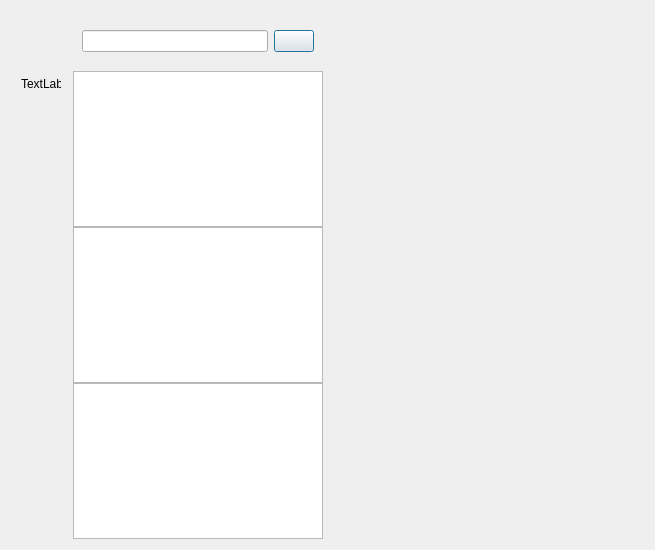
<?xml version="1.0" encoding="UTF-8"?>
<ui version="4.0">
 <class>ChatDialog</class>
 <widget class="QDialog" name="ChatDialog">
  <property name="geometry">
   <rect>
    <x>0</x>
    <y>0</y>
    <width>655</width>
    <height>550</height>
   </rect>
  </property>
  <property name="minimumSize">
   <size>
    <width>600</width>
    <height>350</height>
   </size>
  </property>
  <property name="windowTitle">
   <string>Dialog</string>
  </property>
  <layout class="QHBoxLayout" name="horizontalLayout">
   <item>
    <widget class="QWidget" name="side_bar" native="true">
     <property name="sizePolicy">
      <sizepolicy hsizetype="Fixed" vsizetype="Expanding">
       <horstretch>0</horstretch>
       <verstretch>0</verstretch>
      </sizepolicy>
     </property>
     <property name="minimumSize">
      <size>
       <width>56</width>
       <height>0</height>
      </size>
     </property>
     <property name="maximumSize">
      <size>
       <width>56</width>
       <height>16777215</height>
      </size>
     </property>
     <layout class="QVBoxLayout" name="verticalLayout" stretch="1,2,2,2,1,1,20">
      <property name="spacing">
       <number>7</number>
      </property>
      <property name="leftMargin">
       <number>10</number>
      </property>
      <property name="topMargin">
       <number>30</number>
      </property>
      <property name="rightMargin">
       <number>0</number>
      </property>
      <property name="bottomMargin">
       <number>0</number>
      </property>
      <item>
       <widget class="QWidget" name="widget" native="true">
        <layout class="QVBoxLayout" name="verticalLayout_3">
         <property name="spacing">
          <number>30</number>
         </property>
         <property name="leftMargin">
          <number>0</number>
         </property>
         <property name="topMargin">
          <number>0</number>
         </property>
         <property name="rightMargin">
          <number>0</number>
         </property>
         <property name="bottomMargin">
          <number>0</number>
         </property>
        </layout>
       </widget>
      </item>
      <item>
       <widget class="QLabel" name="side_head_lb">
        <property name="minimumSize">
         <size>
          <width>40</width>
          <height>40</height>
         </size>
        </property>
        <property name="maximumSize">
         <size>
          <width>40</width>
          <height>40</height>
         </size>
        </property>
        <property name="text">
         <string>TextLabel</string>
        </property>
       </widget>
      </item>
      <item>
       <spacer name="verticalSpacer_2">
        <property name="orientation">
         <enum>Qt::Orientation::Vertical</enum>
        </property>
        <property name="sizeHint" stdset="0">
         <size>
          <width>20</width>
          <height>40</height>
         </size>
        </property>
       </spacer>
      </item>
      <item>
       <widget class="StateWidget" name="side_chat_lb" native="true">
        <property name="minimumSize">
         <size>
          <width>30</width>
          <height>30</height>
         </size>
        </property>
        <property name="maximumSize">
         <size>
          <width>30</width>
          <height>30</height>
         </size>
        </property>
       </widget>
      </item>
      <item>
       <spacer name="verticalSpacer_3">
        <property name="orientation">
         <enum>Qt::Orientation::Vertical</enum>
        </property>
        <property name="sizeHint" stdset="0">
         <size>
          <width>20</width>
          <height>40</height>
         </size>
        </property>
       </spacer>
      </item>
      <item>
       <widget class="StateWidget" name="side_contact_lb" native="true">
        <property name="minimumSize">
         <size>
          <width>30</width>
          <height>30</height>
         </size>
        </property>
        <property name="maximumSize">
         <size>
          <width>30</width>
          <height>30</height>
         </size>
        </property>
       </widget>
      </item>
      <item>
       <spacer name="verticalSpacer">
        <property name="orientation">
         <enum>Qt::Orientation::Vertical</enum>
        </property>
        <property name="sizeHint" stdset="0">
         <size>
          <width>20</width>
          <height>40</height>
         </size>
        </property>
       </spacer>
      </item>
     </layout>
    </widget>
   </item>
   <item>
    <widget class="QWidget" name="chat_user_wid" native="true">
     <property name="maximumSize">
      <size>
       <width>250</width>
       <height>16777215</height>
      </size>
     </property>
     <layout class="QVBoxLayout" name="verticalLayout_2">
      <property name="spacing">
       <number>0</number>
      </property>
      <property name="leftMargin">
       <number>0</number>
      </property>
      <property name="topMargin">
       <number>0</number>
      </property>
      <property name="rightMargin">
       <number>0</number>
      </property>
      <property name="bottomMargin">
       <number>0</number>
      </property>
      <item>
       <widget class="QWidget" name="search_wid" native="true">
        <property name="minimumSize">
         <size>
          <width>0</width>
          <height>60</height>
         </size>
        </property>
        <property name="maximumSize">
         <size>
          <width>16777215</width>
          <height>60</height>
         </size>
        </property>
        <layout class="QHBoxLayout" name="horizontalLayout_2">
         <item>
          <widget class="CustomizeEdit" name="lineEdit"/>
         </item>
         <item>
          <widget class="ClickedBtn" name="pushButton">
           <property name="text">
            <string/>
           </property>
           <property name="icon">
            <iconset resource="rec.qrc">
             <normaloff>:/images/res/add_friend_normal.png</normaloff>:/images/res/add_friend_normal.png</iconset>
           </property>
          </widget>
         </item>
        </layout>
       </widget>
      </item>
      <item>
       <widget class="ChatUserList" name="chat_user_list">
        <property name="minimumSize">
         <size>
          <width>0</width>
          <height>0</height>
         </size>
        </property>
        <property name="maximumSize">
         <size>
          <width>16777215</width>
          <height>16777215</height>
         </size>
        </property>
       </widget>
      </item>
      <item>
       <widget class="SearchList" name="search_list"/>
      </item>
      <item>
       <widget class="ContactUserList" name="con_user_list"/>
      </item>
     </layout>
    </widget>
   </item>
   <item>
    <widget class="QStackedWidget" name="stackedWidget">
     <property name="currentIndex">
      <number>1</number>
     </property>
     <widget class="ChatPage" name="chat_page"/>
     <widget class="ApplyFriendPage" name="friend_apply_page"/>
    </widget>
   </item>
  </layout>
 </widget>
 <customwidgets>
  <customwidget>
   <class>ClickedBtn</class>
   <extends>QPushButton</extends>
   <header location="global">clickedbtn.h</header>
  </customwidget>
  <customwidget>
   <class>CustomizeEdit</class>
   <extends>QLineEdit</extends>
   <header location="global">customizeedit.h</header>
  </customwidget>
  <customwidget>
   <class>ChatUserList</class>
   <extends>QListWidget</extends>
   <header location="global">chatuserlist.h</header>
  </customwidget>
  <customwidget>
   <class>ChatPage</class>
   <extends>QWidget</extends>
   <header>chatpage.h</header>
   <container>1</container>
  </customwidget>
  <customwidget>
   <class>StateWidget</class>
   <extends>QWidget</extends>
   <header location="global">statewidget.h</header>
   <container>1</container>
  </customwidget>
  <customwidget>
   <class>SearchList</class>
   <extends>QListWidget</extends>
   <header>searchlist.h</header>
  </customwidget>
  <customwidget>
   <class>ContactUserList</class>
   <extends>QListWidget</extends>
   <header location="global">contactuserlist.h</header>
  </customwidget>
  <customwidget>
   <class>ApplyFriendPage</class>
   <extends>QWidget</extends>
   <header>applyfriendpage.h</header>
   <container>1</container>
  </customwidget>
 </customwidgets>
 <resources>
  <include location="rec.qrc"/>
 </resources>
 <connections/>
</ui>
